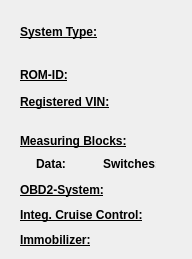
<?xml version="1.0" encoding="UTF-8"?>
<ui version="4.0">
 <class>CUinfo_Engine_Form</class>
 <widget class="QWidget" name="CUinfo_Engine_Form">
  <property name="geometry">
   <rect>
    <x>0</x>
    <y>0</y>
    <width>192</width>
    <height>259</height>
   </rect>
  </property>
  <property name="minimumSize">
   <size>
    <width>192</width>
    <height>259</height>
   </size>
  </property>
  <property name="font">
   <font>
    <family>Liberation Sans</family>
    <pointsize>12</pointsize>
    <weight>75</weight>
    <bold>true</bold>
   </font>
  </property>
  <property name="windowTitle">
   <string/>
  </property>
  <widget class="QLabel" name="romIDtitle_label">
   <property name="geometry">
    <rect>
     <x>20</x>
     <y>67</y>
     <width>61</width>
     <height>16</height>
    </rect>
   </property>
   <property name="font">
    <font>
     <pointsize>9</pointsize>
     <weight>75</weight>
     <bold>true</bold>
     <underline>true</underline>
    </font>
   </property>
   <property name="text">
    <string>ROM-ID:</string>
   </property>
  </widget>
  <widget class="QLabel" name="obd2system_label">
   <property name="geometry">
    <rect>
     <x>157</x>
     <y>180</y>
     <width>18</width>
     <height>18</height>
    </rect>
   </property>
   <property name="palette">
    <palette>
     <active>
      <colorrole role="WindowText">
       <brush brushstyle="SolidPattern">
        <color alpha="255">
         <red>0</red>
         <green>0</green>
         <blue>255</blue>
        </color>
       </brush>
      </colorrole>
     </active>
     <inactive>
      <colorrole role="WindowText">
       <brush brushstyle="SolidPattern">
        <color alpha="255">
         <red>0</red>
         <green>0</green>
         <blue>255</blue>
        </color>
       </brush>
      </colorrole>
     </inactive>
     <disabled>
      <colorrole role="WindowText">
       <brush brushstyle="SolidPattern">
        <color alpha="255">
         <red>118</red>
         <green>116</green>
         <blue>108</blue>
        </color>
       </brush>
      </colorrole>
     </disabled>
    </palette>
   </property>
   <property name="font">
    <font>
     <pointsize>9</pointsize>
     <weight>50</weight>
     <bold>false</bold>
    </font>
   </property>
   <property name="text">
    <string/>
   </property>
   <property name="scaledContents">
    <bool>true</bool>
   </property>
  </widget>
  <widget class="QLabel" name="nrofdatambstitle_label">
   <property name="geometry">
    <rect>
     <x>36</x>
     <y>156</y>
     <width>35</width>
     <height>16</height>
    </rect>
   </property>
   <property name="font">
    <font>
     <pointsize>9</pointsize>
     <weight>75</weight>
     <bold>true</bold>
    </font>
   </property>
   <property name="text">
    <string>Data:</string>
   </property>
  </widget>
  <widget class="QLabel" name="integCCtitle_label">
   <property name="geometry">
    <rect>
     <x>20</x>
     <y>207</y>
     <width>125</width>
     <height>16</height>
    </rect>
   </property>
   <property name="font">
    <font>
     <pointsize>9</pointsize>
     <weight>75</weight>
     <bold>true</bold>
     <underline>true</underline>
    </font>
   </property>
   <property name="text">
    <string>Integ. Cruise Control:</string>
   </property>
  </widget>
  <widget class="QLabel" name="ccintegrated_label">
   <property name="geometry">
    <rect>
     <x>157</x>
     <y>205</y>
     <width>18</width>
     <height>18</height>
    </rect>
   </property>
   <property name="palette">
    <palette>
     <active>
      <colorrole role="WindowText">
       <brush brushstyle="SolidPattern">
        <color alpha="255">
         <red>0</red>
         <green>0</green>
         <blue>255</blue>
        </color>
       </brush>
      </colorrole>
     </active>
     <inactive>
      <colorrole role="WindowText">
       <brush brushstyle="SolidPattern">
        <color alpha="255">
         <red>0</red>
         <green>0</green>
         <blue>255</blue>
        </color>
       </brush>
      </colorrole>
     </inactive>
     <disabled>
      <colorrole role="WindowText">
       <brush brushstyle="SolidPattern">
        <color alpha="255">
         <red>118</red>
         <green>116</green>
         <blue>108</blue>
        </color>
       </brush>
      </colorrole>
     </disabled>
    </palette>
   </property>
   <property name="font">
    <font>
     <pointsize>9</pointsize>
     <weight>50</weight>
     <bold>false</bold>
    </font>
   </property>
   <property name="text">
    <string/>
   </property>
   <property name="scaledContents">
    <bool>true</bool>
   </property>
  </widget>
  <widget class="QLabel" name="VINtitle_label">
   <property name="geometry">
    <rect>
     <x>20</x>
     <y>94</y>
     <width>150</width>
     <height>16</height>
    </rect>
   </property>
   <property name="font">
    <font>
     <pointsize>9</pointsize>
     <weight>75</weight>
     <bold>true</bold>
     <underline>true</underline>
    </font>
   </property>
   <property name="text">
    <string>Registered VIN:</string>
   </property>
  </widget>
  <widget class="QLabel" name="immobilizer_label">
   <property name="geometry">
    <rect>
     <x>157</x>
     <y>230</y>
     <width>18</width>
     <height>18</height>
    </rect>
   </property>
   <property name="palette">
    <palette>
     <active>
      <colorrole role="WindowText">
       <brush brushstyle="SolidPattern">
        <color alpha="255">
         <red>0</red>
         <green>0</green>
         <blue>255</blue>
        </color>
       </brush>
      </colorrole>
     </active>
     <inactive>
      <colorrole role="WindowText">
       <brush brushstyle="SolidPattern">
        <color alpha="255">
         <red>0</red>
         <green>0</green>
         <blue>255</blue>
        </color>
       </brush>
      </colorrole>
     </inactive>
     <disabled>
      <colorrole role="WindowText">
       <brush brushstyle="SolidPattern">
        <color alpha="255">
         <red>118</red>
         <green>116</green>
         <blue>108</blue>
        </color>
       </brush>
      </colorrole>
     </disabled>
    </palette>
   </property>
   <property name="font">
    <font>
     <pointsize>9</pointsize>
     <weight>50</weight>
     <bold>false</bold>
    </font>
   </property>
   <property name="text">
    <string/>
   </property>
   <property name="scaledContents">
    <bool>true</bool>
   </property>
  </widget>
  <widget class="QLabel" name="nrofswitchestitle_label">
   <property name="geometry">
    <rect>
     <x>103</x>
     <y>156</y>
     <width>53</width>
     <height>16</height>
    </rect>
   </property>
   <property name="font">
    <font>
     <pointsize>9</pointsize>
     <weight>75</weight>
     <bold>true</bold>
    </font>
   </property>
   <property name="text">
    <string>Switches:</string>
   </property>
  </widget>
  <widget class="QLabel" name="immosupportedtitle_label">
   <property name="geometry">
    <rect>
     <x>20</x>
     <y>232</y>
     <width>125</width>
     <height>16</height>
    </rect>
   </property>
   <property name="font">
    <font>
     <pointsize>9</pointsize>
     <weight>75</weight>
     <bold>true</bold>
     <underline>true</underline>
    </font>
   </property>
   <property name="text">
    <string>Immobilizer:</string>
   </property>
  </widget>
  <widget class="QLabel" name="nrofswitches_label">
   <property name="geometry">
    <rect>
     <x>163</x>
     <y>156</y>
     <width>21</width>
     <height>16</height>
    </rect>
   </property>
   <property name="palette">
    <palette>
     <active>
      <colorrole role="WindowText">
       <brush brushstyle="SolidPattern">
        <color alpha="255">
         <red>0</red>
         <green>0</green>
         <blue>255</blue>
        </color>
       </brush>
      </colorrole>
     </active>
     <inactive>
      <colorrole role="WindowText">
       <brush brushstyle="SolidPattern">
        <color alpha="255">
         <red>0</red>
         <green>0</green>
         <blue>255</blue>
        </color>
       </brush>
      </colorrole>
     </inactive>
     <disabled>
      <colorrole role="WindowText">
       <brush brushstyle="SolidPattern">
        <color alpha="255">
         <red>118</red>
         <green>116</green>
         <blue>108</blue>
        </color>
       </brush>
      </colorrole>
     </disabled>
    </palette>
   </property>
   <property name="font">
    <font>
     <pointsize>9</pointsize>
     <weight>75</weight>
     <bold>true</bold>
    </font>
   </property>
   <property name="text">
    <string/>
   </property>
  </widget>
  <widget class="QLabel" name="VIN_label">
   <property name="geometry">
    <rect>
     <x>36</x>
     <y>113</y>
     <width>141</width>
     <height>16</height>
    </rect>
   </property>
   <property name="font">
    <font>
     <pointsize>9</pointsize>
     <weight>75</weight>
     <bold>true</bold>
    </font>
   </property>
   <property name="text">
    <string/>
   </property>
  </widget>
  <widget class="QLabel" name="nrofdatambs_label">
   <property name="geometry">
    <rect>
     <x>76</x>
     <y>156</y>
     <width>21</width>
     <height>16</height>
    </rect>
   </property>
   <property name="palette">
    <palette>
     <active>
      <colorrole role="WindowText">
       <brush brushstyle="SolidPattern">
        <color alpha="255">
         <red>0</red>
         <green>0</green>
         <blue>255</blue>
        </color>
       </brush>
      </colorrole>
     </active>
     <inactive>
      <colorrole role="WindowText">
       <brush brushstyle="SolidPattern">
        <color alpha="255">
         <red>0</red>
         <green>0</green>
         <blue>255</blue>
        </color>
       </brush>
      </colorrole>
     </inactive>
     <disabled>
      <colorrole role="WindowText">
       <brush brushstyle="SolidPattern">
        <color alpha="255">
         <red>118</red>
         <green>116</green>
         <blue>108</blue>
        </color>
       </brush>
      </colorrole>
     </disabled>
    </palette>
   </property>
   <property name="font">
    <font>
     <pointsize>9</pointsize>
     <weight>75</weight>
     <bold>true</bold>
    </font>
   </property>
   <property name="text">
    <string/>
   </property>
  </widget>
  <widget class="QLabel" name="systemTypeTitle_label">
   <property name="geometry">
    <rect>
     <x>20</x>
     <y>24</y>
     <width>150</width>
     <height>16</height>
    </rect>
   </property>
   <property name="font">
    <font>
     <pointsize>9</pointsize>
     <weight>75</weight>
     <bold>true</bold>
     <underline>true</underline>
    </font>
   </property>
   <property name="text">
    <string>System Type:</string>
   </property>
  </widget>
  <widget class="QLabel" name="systemType_label">
   <property name="geometry">
    <rect>
     <x>36</x>
     <y>43</y>
     <width>148</width>
     <height>16</height>
    </rect>
   </property>
   <property name="palette">
    <palette>
     <active>
      <colorrole role="WindowText">
       <brush brushstyle="SolidPattern">
        <color alpha="255">
         <red>0</red>
         <green>0</green>
         <blue>255</blue>
        </color>
       </brush>
      </colorrole>
     </active>
     <inactive>
      <colorrole role="WindowText">
       <brush brushstyle="SolidPattern">
        <color alpha="255">
         <red>0</red>
         <green>0</green>
         <blue>255</blue>
        </color>
       </brush>
      </colorrole>
     </inactive>
     <disabled>
      <colorrole role="WindowText">
       <brush brushstyle="SolidPattern">
        <color alpha="255">
         <red>118</red>
         <green>116</green>
         <blue>108</blue>
        </color>
       </brush>
      </colorrole>
     </disabled>
    </palette>
   </property>
   <property name="font">
    <font>
     <pointsize>9</pointsize>
     <weight>75</weight>
     <bold>true</bold>
    </font>
   </property>
   <property name="text">
    <string/>
   </property>
  </widget>
  <widget class="QLabel" name="nrofmbsswstitle_label">
   <property name="geometry">
    <rect>
     <x>20</x>
     <y>133</y>
     <width>150</width>
     <height>16</height>
    </rect>
   </property>
   <property name="font">
    <font>
     <pointsize>9</pointsize>
     <weight>75</weight>
     <bold>true</bold>
     <underline>true</underline>
    </font>
   </property>
   <property name="text">
    <string>Measuring Blocks:</string>
   </property>
  </widget>
  <widget class="QLabel" name="romID_label">
   <property name="geometry">
    <rect>
     <x>80</x>
     <y>67</y>
     <width>91</width>
     <height>16</height>
    </rect>
   </property>
   <property name="palette">
    <palette>
     <active>
      <colorrole role="WindowText">
       <brush brushstyle="SolidPattern">
        <color alpha="255">
         <red>150</red>
         <green>0</green>
         <blue>110</blue>
        </color>
       </brush>
      </colorrole>
     </active>
     <inactive>
      <colorrole role="WindowText">
       <brush brushstyle="SolidPattern">
        <color alpha="255">
         <red>150</red>
         <green>0</green>
         <blue>110</blue>
        </color>
       </brush>
      </colorrole>
     </inactive>
     <disabled>
      <colorrole role="WindowText">
       <brush brushstyle="SolidPattern">
        <color alpha="255">
         <red>118</red>
         <green>116</green>
         <blue>108</blue>
        </color>
       </brush>
      </colorrole>
     </disabled>
    </palette>
   </property>
   <property name="font">
    <font>
     <pointsize>9</pointsize>
     <weight>75</weight>
     <bold>true</bold>
    </font>
   </property>
   <property name="text">
    <string/>
   </property>
   <property name="alignment">
    <set>Qt::AlignCenter</set>
   </property>
  </widget>
  <widget class="QLabel" name="obd2systemTitle_label">
   <property name="geometry">
    <rect>
     <x>20</x>
     <y>182</y>
     <width>125</width>
     <height>16</height>
    </rect>
   </property>
   <property name="font">
    <font>
     <pointsize>9</pointsize>
     <weight>75</weight>
     <bold>true</bold>
     <underline>true</underline>
    </font>
   </property>
   <property name="text">
    <string>OBD2-System:</string>
   </property>
  </widget>
 </widget>
 <resources/>
 <connections/>
</ui>
